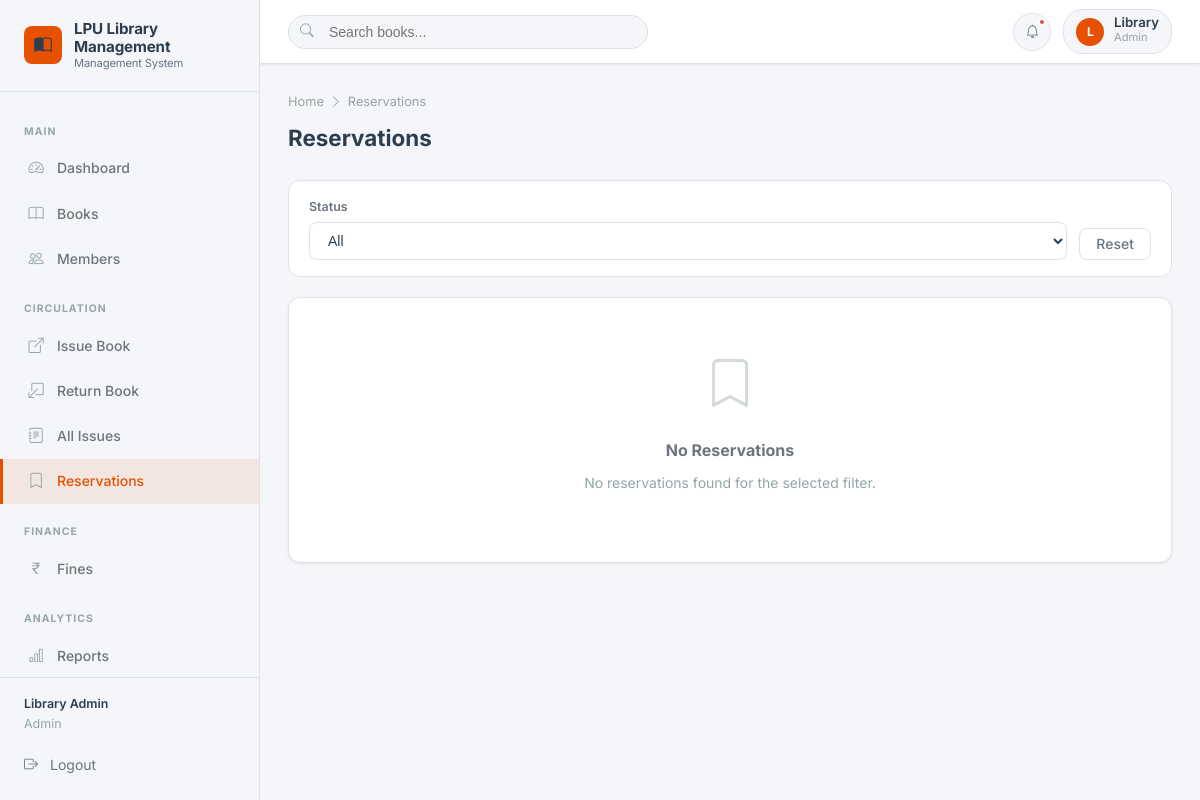
The app's page /reservations/ (signed in) with its own data.
### models/setting.py (models this page shows, shortened)
class Setting(db.Model):
    __tablename__ = 'settings'
    id = db.Column(db.Integer, primary_key=True)
    key = db.Column(db.String(100), unique=True, nullable=False)
    value = db.Column(db.String(500))
    description = db.Column(db.String(200))
    @staticmethod
    def get(key, default=None):
        setting = Setting.query.filter_by(key=key).first()
        return setting.value if setting else default

### models/user.py (models this page shows, shortened)
class User(db.Model):
    __tablename__ = 'users'
    id = db.Column(db.Integer, primary_key=True)
    name = db.Column(db.String(100), nullable=False)
    email = db.Column(db.String(120), unique=True, nullable=False, index=True)
    password_hash = db.Column(db.String(256), nullable=False)
    role = db.Column(db.String(20), nullable=False, default='member')  # 'admin' or 'member'
    created_at = db.Column(db.DateTime, default=datetime.utcnow)
    is_active = db.Column(db.Boolean, default=True)
    def is_admin(self):
        return self.role == 'admin'

### routes/reservations.py (the view)
@reservations_bp.route('/')
@admin_required
def index():
    page = request.args.get('page', 1, type=int)
    status = request.args.get('status', '')
    query = Reservation.query
    if status:
        query = query.filter_by(status=status)
    reservations = query.order_by(Reservation.reservation_date.desc()).paginate(page=page, per_page=15, error_out=False)
    return render_template('reservations/index.html', reservations=reservations, status=status)

### routes/auth.py (called while the page is built)
def admin_required(f):
    @wraps(f)
    def decorated_function(*args, **kwargs):
        if 'user_id' not in session:
            flash('Please log in to access this page.', 'warning')
            return redirect(url_for('auth.login'))
        if session.get('user_role') != 'admin':
            flash('You do not have permission to access this page.', 'danger')
            return redirect(url_for('dashboard.index'))
        return f(*args, **kwargs)
    return decorated_function

### templates/reservations/index.html (shortened to what this page needs)
{% extends 'base.html' %}
{% block content %}
<div class="page-header">
  <div class="breadcrumb"><a href="{{ url_for('dashboard.index') }}">Home</a> <i class="bi bi-chevron-right"></i> Reservations</div>
  <h1 class="page-title">Reservations</h1>
</div>
<div class="filter-bar">
  <div class="filter-group">
    <label>Status</label>
    <select class="form-select" id="statusFilter">
      <option value="">All</option>
    </select>
  </div>
  <div style="display:flex;align-items:flex-end;">
    <a href="{{ url_for('reservations.index') }}" class="btn btn-outline-secondary">Reset</a>
  </div>
</div>
<div class="card">
  <div class="card-body" style="padding:0;">
    {% if reservations.items %}
    <div class="table-wrapper">
      <table class="data-table">
        <thead>
          <tr>
            <th>#</th>
            <th>Member</th>
            <th>Book</th>
            <th>Reserved On</th>
            <th>Status</th>
            <th>Actions</th>
          </tr>
        </thead>
        <tbody>
          {% for res in reservations.items %}
          <tr>
            <td style="color:#95a5a6;">#{{ res.id }}</td>
            <td>
              <div style="font-weight:600;"><a href="{{ url_for('members.view', id=res.member_id) }}">{{ res.member.name }}</a></div>
              <div style="font-size:0.78rem;color:#6c757d;">{{ res.member.member_id }}</div>
            </td>
            <td>
              <div class="book-thumb">
                <div class="book-cover"><i class="bi bi-book"></i></div>
                <div>
                  <div class="book-thumb-title"><a href="{{ url_for('books.view', id=res.book_id) }}">{{ res.book.title | truncate(35) }}</a></div>
                  <div class="book-thumb-author">{{ res.book.author }}</div>
                </div>
              </div>
            </td>
            <td>{{ res.reservation_date.strftime('%d %b %Y') }}</td>
            <td>
              {% if res.status == 'pending' %}
                <span class="badge badge-warning">Pending</span>
              {% elif res.status == 'available' %}
                <span class="badge badge-success">Available</span>
              {% elif res.status == 'completed' %}
                <span class="badge badge-info">Completed</span>
              {% else %}
                <span class="badge badge-secondary">Cancelled</span>
              {% endif %}
            </td>
            <td>
              {% if res.status in ['pending', 'available'] %}
              <form method="POST" action="{{ url_for('reservations.cancel', id=res.id) }}">
                <button type="submit" class="btn btn-sm btn-outline-secondary" style="color:#e74c3c;">
                  <i class="bi bi-x"></i> Cancel
                </button>
              </form>
              {% else %}
              <span style="color:#95a5a6;font-size:0.8rem;">—</span>
              {% endif %}
            </td>
          </tr>
          {% endfor %}
        </tbody>
      </table>
    </div>
    {% else %}
    <div class="empty-state">
      <div class="empty-icon"><i class="bi bi-bookmark"></i></div>
      <h5>No Reservations</h5>
      <p>No reservations found for the selected filter.</p>
    </div>
    {% endif %}
  </div>
</div>
{% endblock %}

### templates/base.html (shortened to what this page needs)
<!DOCTYPE html>
<html lang="en">
<head>
  <link rel="stylesheet" href="https://cdn.jsdelivr.net/npm/bootstrap-icons@1.11.3/font/bootstrap-icons.min.css">
  <link rel="stylesheet" href="{{ url_for('static', filename='css/style.css') }}">
</head>
<body>
<div class="lms-wrapper">
  <aside class="sidebar" id="sidebar">
    <div class="sidebar-brand">
      <div class="brand-icon"><i class="bi bi-book-half"></i></div>
      <div class="brand-text">
        {{ library_name }}
        <small>Management System</small>
      </div>
    </div>
    <nav class="sidebar-nav">
      {% if current_user and current_user.is_admin() %}
      <div class="nav-section-label">Main</div>
      <a href="{{ url_for('dashboard.index') }}" class="sidebar-link {% if request.endpoint == 'dashboard.index' %}active{% endif %}">
        <i class="bi bi-speedometer2"></i> Dashboard
      </a>
      <a href="{{ url_for('books.index') }}" class="sidebar-link {% if request.blueprint == 'books' %}active{% endif %}">
        <i class="bi bi-book"></i> Books
      </a>
      <a href="{{ url_for('members.index') }}" class="sidebar-link {% if request.blueprint == 'members' %}active{% endif %}">
        <i class="bi bi-people"></i> Members
      </a>
      <div class="nav-section-label">Circulation</div>
      <a href="{{ url_for('issues.issue_book') }}" class="sidebar-link {% if request.endpoint == 'issues.issue_book' %}active{% endif %}">
        <i class="bi bi-box-arrow-up-right"></i> Issue Book
      </a>
      <a href="{{ url_for('issues.return_book') }}" class="sidebar-link {% if request.endpoint == 'issues.return_book' %}active{% endif %}">
        <i class="bi bi-box-arrow-down-left"></i> Return Book
      </a>
      <a href="{{ url_for('issues.index') }}" class="sidebar-link {% if request.endpoint == 'issues.index' %}active{% endif %}">
        <i class="bi bi-journal-text"></i> All Issues
      </a>
      <a href="{{ url_for('reservations.index') }}" class="sidebar-link {% if request.blueprint == 'reservations' %}active{% endif %}">
        <i class="bi bi-bookmark"></i> Reservations
      </a>
      <div class="nav-section-label">Finance</div>
      <a href="{{ url_for('fines.index') }}" class="sidebar-link {% if request.blueprint == 'fines' %}active{% endif %}">
        <i class="bi bi-currency-rupee"></i> Fines
        {% set pending_count = namespace(val=0) %}
      </a>
      <div class="nav-section-label">Analytics</div>
      <a href="{{ url_for('reports.index') }}" class="sidebar-link {% if request.blueprint == 'reports' %}active{% endif %}">
        <i class="bi bi-bar-chart"></i> Reports
      </a>
      {% endif %}
    </nav>
    <div class="sidebar-footer">
      {% if current_user %}
      <div style="font-size:0.78rem; color:var(--text-muted); margin-bottom:0.75rem;">
        <div style="font-weight:600; color:var(--text-primary);">{{ current_user.name }}</div>
        <div>{{ current_user.role | capitalize }}</div>
      </div>
      {% endif %}
      <a href="{{ url_for('auth.logout') }}" class="logout-btn">
        <i class="bi bi-box-arrow-right"></i> Logout
      </a>
    </div>
  </aside>
  <div class="main-content">
    <header class="topbar">
      <div class="topbar-left">
        <div class="topbar-search">
          <i class="bi bi-search search-icon"></i>
          <input type="text" id="topbarSearch" placeholder="Search books..." autocomplete="off">
        </div>
      </div>
      <div class="topbar-right">
        <div style="position:relative;">
          <button class="topbar-btn" id="notifBtn" title="Notifications">
            <i class="bi bi-bell"></i>
            {% if notifications %}
            <span class="notification-dot"></span>
            {% endif %}
          </button>
        </div>
        {% if current_user %}
        <div class="user-menu">
          <div class="user-avatar">{{ current_user.name[0] | upper }}</div>
          <div class="user-info">
            <div class="user-name">{{ current_user.name.split()[0] }}</div>
            <div class="user-role">{{ current_user.role | capitalize }}</div>
          </div>
        </div>
        {% endif %}
      </div>
    </header>
    <main class="page-content">
      {% block content %}{% endblock %}
    </main>
  </div>
</div>
</body>
</html>

### records on screen
Setting: value "LPU Library Management"
User: name "Library Admin", role "Admin", name "L", name "Library"
